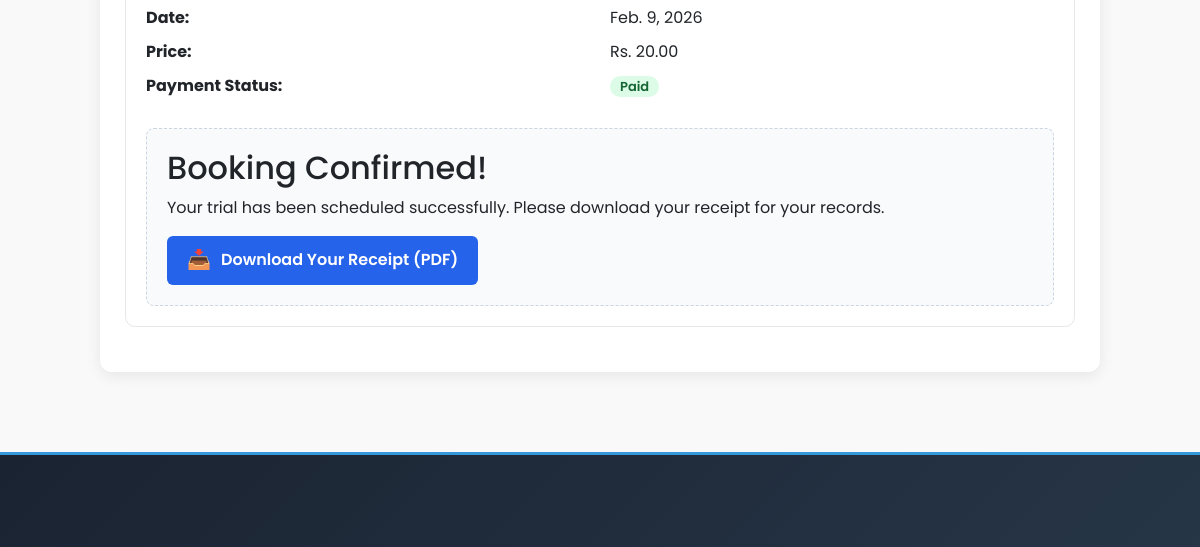
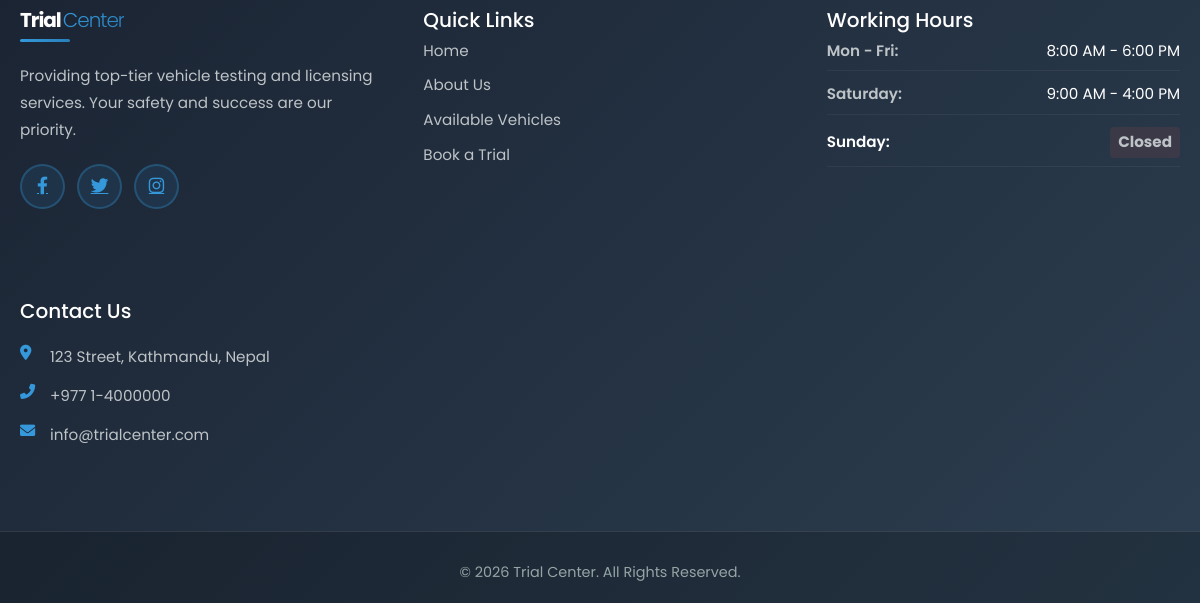
Before: /account/profile/1/ (signed in, lower part) with the older database file (2 pictures, top to bottom).
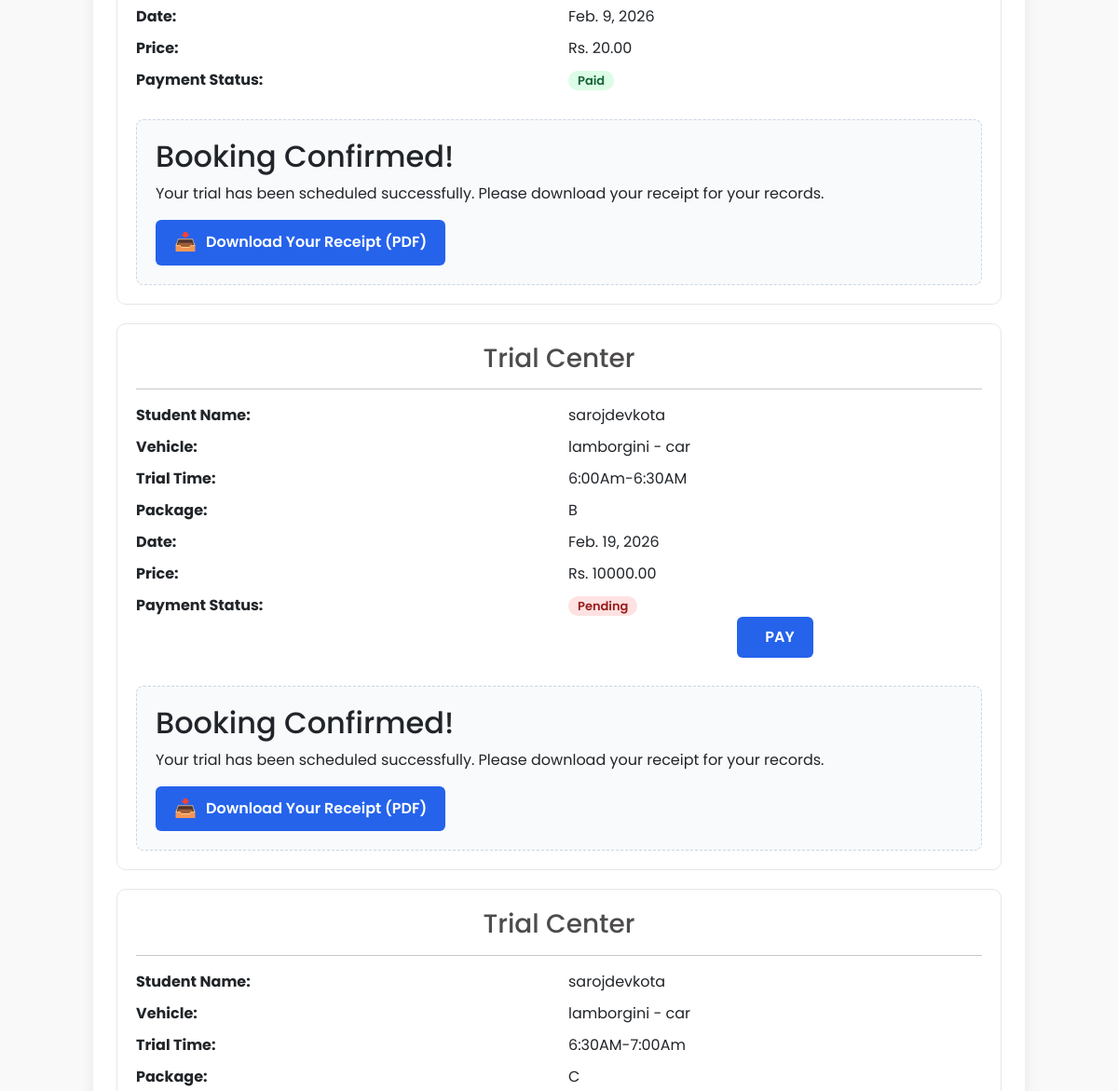
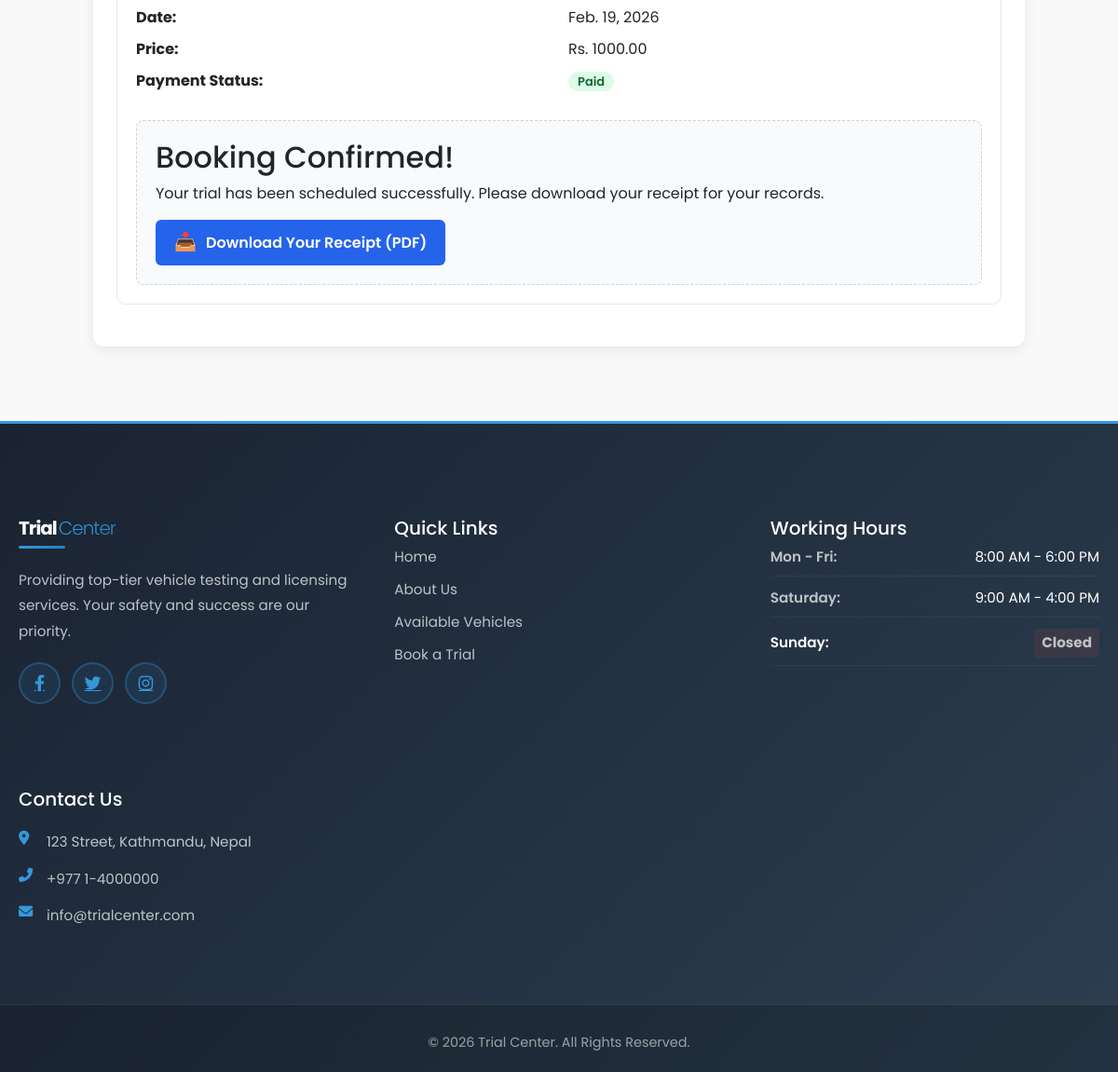
After: the same page with the newer database file (2 pictures, top to bottom).
### base/models.py (models this page shows, shortened)
class Booking(models.Model):
    user=models.ForeignKey(User, on_delete=models.CASCADE)
    vehicle=models.ForeignKey(Vehicle, on_delete=models.CASCADE)
    package=models.ForeignKey(Package, on_delete=models.CASCADE)
    trial_time=models.ForeignKey(TrialTime, on_delete=models.CASCADE,  related_name='bookings')
    customer_name=models.CharField(max_length=200)
    phone_number=models.CharField(max_length=15)
    message=models.TextField()
    payment_status=models.BooleanField(default=False)
    payment_uuid = models.CharField(max_length=100, blank=True, null=True)
    booking_date = models.DateField()
    expiry_date = models.DateField(blank=True, null=True)
    is_active=models.BooleanField(default=False)
    class Meta:
        constraints = [
          UniqueConstraint(
            fields=['vehicle', 'trial_time',"booking_date"],
            condition=Q(is_active=True),
            name='unique_active_booking_per_date'
        )
    ]

class Package(models.Model):
    vehicle=models.ForeignKey(Catogery, on_delete=models.CASCADE)
    package_name=models.CharField(max_length=200)
    price=models.DecimalField(max_digits=10, decimal_places=2)
    time=models.CharField(max_length=100)
    duration_days=models.IntegerField()

class Vehicle(models.Model):
    catogery = models.ForeignKey(Catogery, on_delete=models.CASCADE)
    name=models.CharField(max_length=100)
    photo=models.ImageField(upload_to='vehicle_photos/', null=True, blank=True)
    def __str__(self):
        return f"{self.name} - {self.catogery.name}"

class Catogery(models.Model):
    name = models.CharField(max_length=100)

class TrialTime(models.Model):
    vehicle = models.ForeignKey(Vehicle, on_delete=models.CASCADE)
    time = models.ForeignKey(Timeslot, on_delete=models.CASCADE)
    class Meta:
        ordering = ['time']
        unique_together = ('vehicle', 'time')

class Timeslot(models.Model):
    time=models.CharField(max_length=100)
    def __str__(self):
        return self.time

### account/views.py (the view)
# urls.py: path('profile/<str:pk>/',views.profile,name='profile'),
def profile(request, pk):
    user = get_object_or_404(User, pk=pk)
    obj=Booking.objects.filter(user=user)
    is_user=request.user==user
    context = {
        'user': user,
        'obj':obj,
        "is_user":is_user
    }
    return render(request, 'account/profile.html', context)

### account/templates/account/profile.html (shortened to what this page needs)
{% extends 'main.html' %}
{% load static %}
{% block content %}
{% if is_user %}
<div class="profile-wrapper">
  <div class="booking-section">
    {% for booking in obj %}
      <div class="booking-card">
        <h3 style="color: #4e4b4bff; text-align: center;">Trial Center</h3><hr>
        <div class="booking-grid">
          <div><strong>Student Name:</strong></div>
          <div>{{ booking.customer_name }}</div>
          <div><strong>Vehicle:</strong></div>
          <div>{{ booking.vehicle }}</div>
          <div><strong>Trial Time:</strong></div>
          <div>{{ booking.trial_time.time }}</div>
          <div><strong>Package:</strong></div>
          <div>{{ booking.package.package_name }}</div>
          <div><strong>Date:</strong></div>
          <div>{{ booking.booking_date }}</div>
          <div><strong>Price:</strong></div>
          <div>Rs. {{ booking.package.price }}</div>
          <div><strong>Payment Status:</strong></div>
          <div>
            {% if booking.payment_status %}
              <span class="badge badge-success">Paid</span>
            {% else %}
              <span class="badge badge-danger">Pending</span>
              <center>
            <a href="{% url 'esewa'%}?p={{booking.package.id}}&uuid={{booking.payment_uuid}} " class="download-btn">
        PAY
    </a>
          </center>
            {% endif %}
          </div>
        </div>
<div style="margin-top: 30px; padding: 20px; background: #f8fafc; border-radius: 8px; border: 1px dashed #cbd5e1;">
    <h2 style="margin-top: 0;">Booking Confirmed!</h2>
    <p>Your trial has been scheduled successfully. Please download your receipt for your records.</p>
    <a href="{% url 'invoice' booking.id %}" class="download-btn">
        <span class="download-icon">📥</span> Download Your Receipt (PDF)
    </a>
</div>
      </div>
    {% empty %}
      <p>No bookings found.</p>
    {% endfor %}
  </div>
</div>
{%else%}
<h1> Access Denied</h1>
{%endif %}
{% endblock %}

Changed rows visible on the page:
added Booking: customer_name "sarojdevkota", vehicle "lamborgini - car", trial_time.time "6:00Am-6:30AM", package.package_name "B", booking_date "Feb. 19, 2026", package.price "10000.00"
added Booking: customer_name "sarojdevkota", vehicle "lamborgini - car", trial_time.time "6:30AM-7:00Am", package.package_name "C", booking_date "Feb. 19, 2026", package.price "1000.00", payment_status "Paid"
